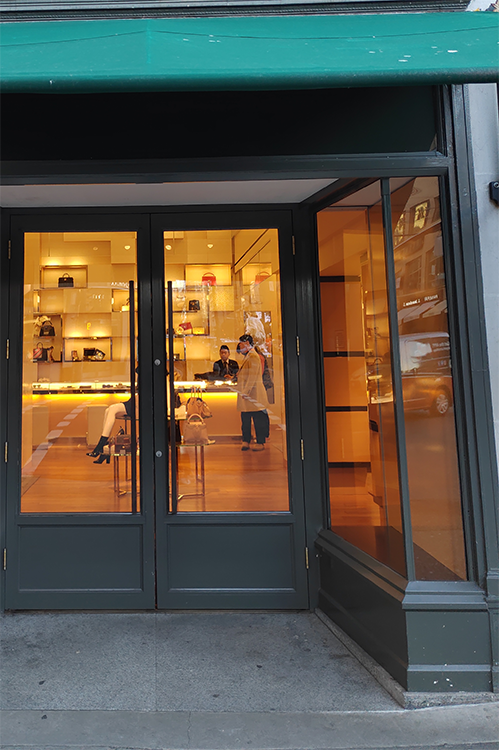
%> input picture input_images/sample (1).png, 499 x 750 px; its folder holds only this picture in this run
$ octave main.m   (GNU Octave 9; MATLAB toolbox functions it lacks are replaced by stand-ins)
%> lines starting %> are read from the running program, lines starting %| are printed output that depends on the picture
### my_fast_detector.m
function result = my_fast_detector(img, t)
    img_len = size(img, 2);
    img_height = size(img, 1);
    up_threshold = img + t;
    down_threshold = img - t;
    img_corner_map = false(img_height, img_len);
    out_frame_value = 0;

    img_shift_1 = circshift(img, [3 0]);
    img_shift_1([1:3], : ) = out_frame_value;

    img_shift_9 = circshift(img, [-3 0]);
    img_shift_9([end - 2 : end], : ) = out_frame_value;

    img_shift_5 = circshift(img, [0 -3]);
    img_shift_5( : ,[end - 2 : end]) = out_frame_value;

    img_shift_13 = circshift(img, [0 3]);
    img_shift_13( : ,[1 : 3]) = out_frame_value;

    high_speed_test_result = ( (up_threshold < img_shift_1) | (down_threshold > img_shift_1) ) + ...
        ( (up_threshold < img_shift_9) | (down_threshold > img_shift_9) ) + ...
        ( (up_threshold < img_shift_5) | (down_threshold > img_shift_5) ) + ...
        ( (up_threshold < img_shift_13) | (down_threshold > img_shift_13) );
    %Generate a matrix mask
    high_speed_test_result = high_speed_test_result >= 3;

    %Remove the non-candidate pixels
    candidate_corner = img .* high_speed_test_result;

    [row, col, v] = find(candidate_corner);

    %Do further comparison for each candidate corner
    for i = 1:length(row)
        compared_result = false(1, 16);
        compared_pixel_index = [-3 0;-3 1;-2 2;-1 3; ...
        0 3;1 3;2 2;3 1; ...
        3 0;3 -1;2 -2;1 -3; ...
        0 -3;1 -3;2 -2;3 -1];
        %Check the at least 12 sequential darker/brighter pixels
        for j = 1:16
            compared_x = row(i) + compared_pixel_index(j);
            compared_y = col(i) + compared_pixel_index(j+16);
            %If the compared pixel out of the frame, using 0
            if compared_x < 1 || compared_x > img_height || ...
                    compared_y < 1 || compared_y > img_len
                compared_pixel = out_frame_value;
            else
                compared_pixel = img(compared_x, compared_y);
            end
            compared_result(j) = v(i) + t < compared_pixel || v(i) - t > compared_pixel;
        end
        %The final corner should at least have 12 darker/brighter pixels
        if nnz(compared_result) >= 12
            for j = 1:4
                zero_index = find(compared_result == 0);
                %The largest distance for any two 0 should less than 4, if
                %there are 12 sequential 1
                if max(zero_index) - min(zero_index) < 4
                    img_corner_map(row(i), col(i)) = 1;
                    break;
                end
                %Circle shift it to try all possibiliteis, and we only need
                %to shift at most 4 times, because the largest distance
                %should be 3
                compared_result = circshift(compared_result, 1);
            end
        end
    end

    result = img_corner_map;
end

### harris_detector.m
function result = harris_detector(img, threshold)
    sob = [-1 0 1; -2 0 2; -1 0 1];
    gaus = fspecial('gaussian', 5, 1);
    dog = conv2(gaus, sob);
    ix = imfilter(img, dog);
    iy = imfilter(img, dog');
    ix2g = imfilter(ix .* ix, gaus);
    iy2g = imfilter(iy .* iy, gaus);
    ixiyg = imfilter(ix .* iy, gaus);

    harcor = ix2g .* iy2g - ixiyg .* ixiyg - 0.05 * (ix2g + iy2g).^2;
    harris_corner = harcor > threshold;
    result = harris_corner;
end

### main.m
imageDir = fullfile("input_images");
imageData = imageDatastore(imageDir);
numImages = numel(imageData.Files);
imageSize = zeros(numImages,2);
images = {};
for i = 1:numImages
   images{end + 1} = im2gray(im2double(readimage(imageData,i)));
   imageSize(i,:) = size(images{i});
end

my_fast_feature = {};
for i = 1:numImages
    my_fast_feature{end + 1} = my_fast_detector(images{i}, 0.3);
end
%> this loop made 1 pass
%> (img_len in my_fast_detector, img_height in my_fast_detector) on pass 1: (499, 750)
%> pass 1, in my_fast_detector, `up_threshold = img + t;`:
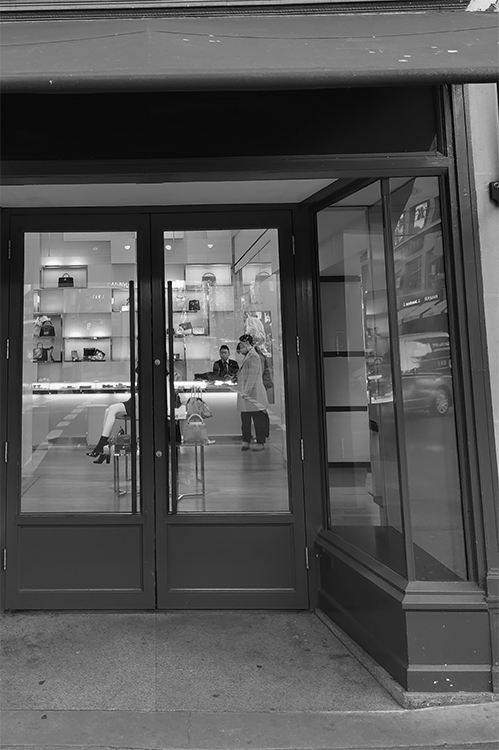
%> up_threshold: size 750x499 double; min 0.3, max 1.3, mean 0.637; drawn with min black and max white
%> pass 1, in my_fast_detector, `img_shift_1 = circshift(img, [3 0]);`:
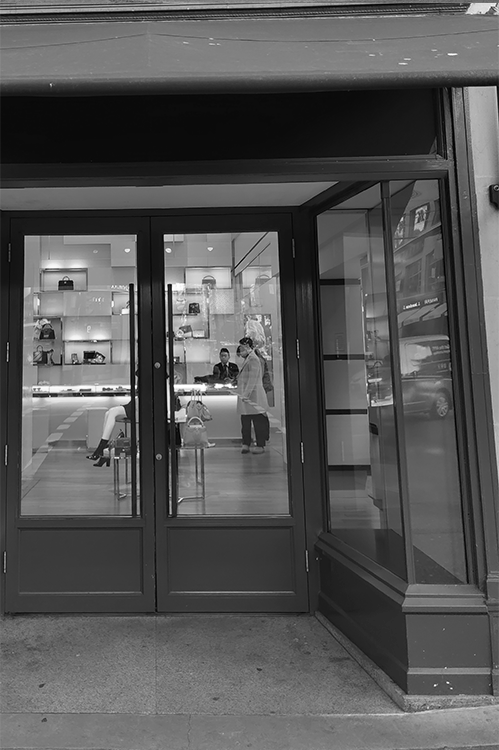
%> img_shift_1: size 750x499 double; min 0, max 1, mean 0.337
%> after the loop, my_fast_feature = 1 item

fastR_feature = {};
for i = 1:numImages
    %Using AND operation to drop the weak corner in FAST
    fastR_feature{end + 1} = harris_detector(images{i}, 0.001) & my_fast_feature{i};
end
%> this loop made 1 pass
%> pass 1, in harris_detector, `ix = imfilter(img, dog);`:
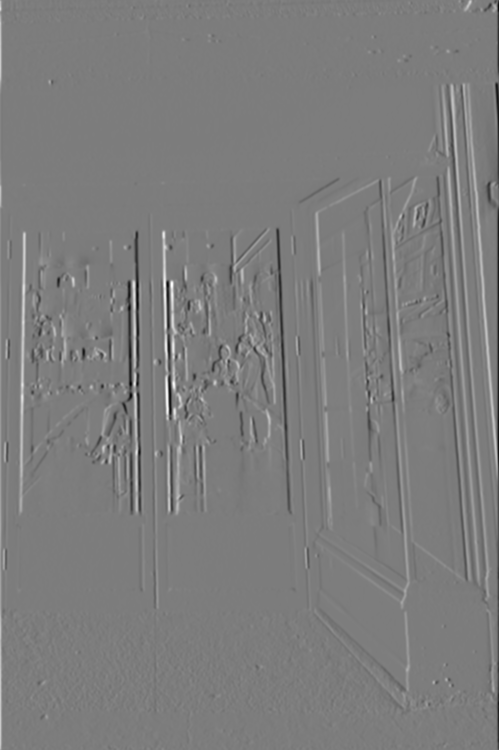
%> ix: size 750x499 double; min -2.14, max 2.22, mean 0.00184; drawn with min black and max white
%> pass 1, in harris_detector, `iy = imfilter(img, dog');`:
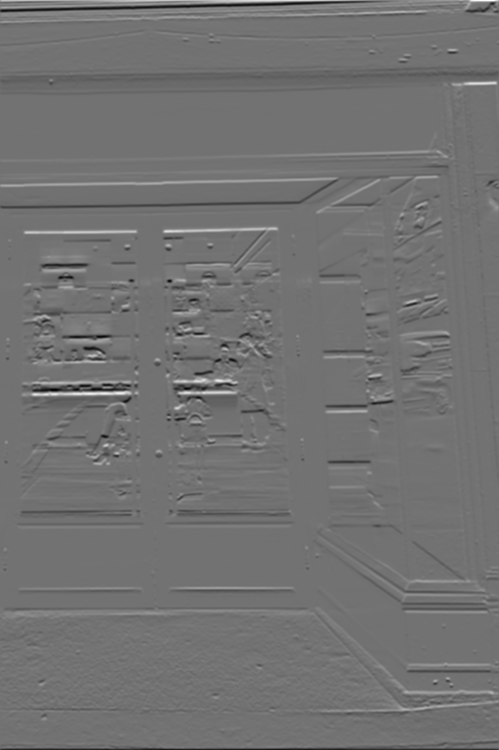
%> iy: size 750x499 double; min -1.85, max 2.27, mean 0.000171; drawn with min black and max white
%> pass 1, in harris_detector, `ix2g = imfilter(ix .* ix, gaus);`:
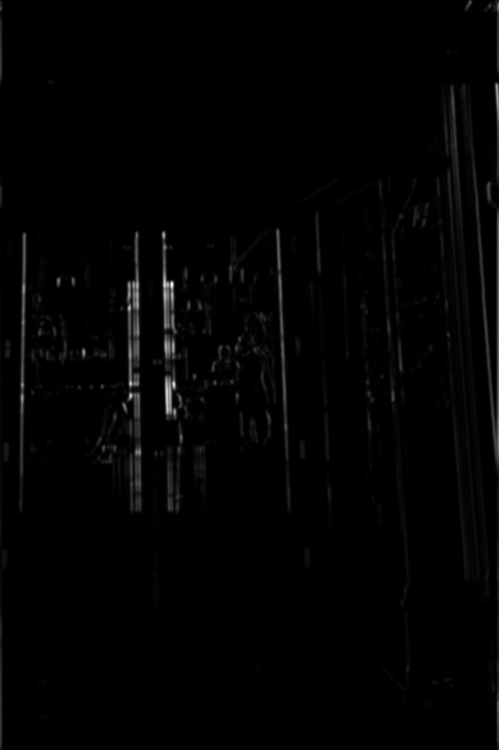
%> ix2g: size 750x499 double; min 9e-37, max 3.28, mean 0.0389; drawn with min black and max white
%> pass 1, in harris_detector, `iy2g = imfilter(iy .* iy, gaus);`:
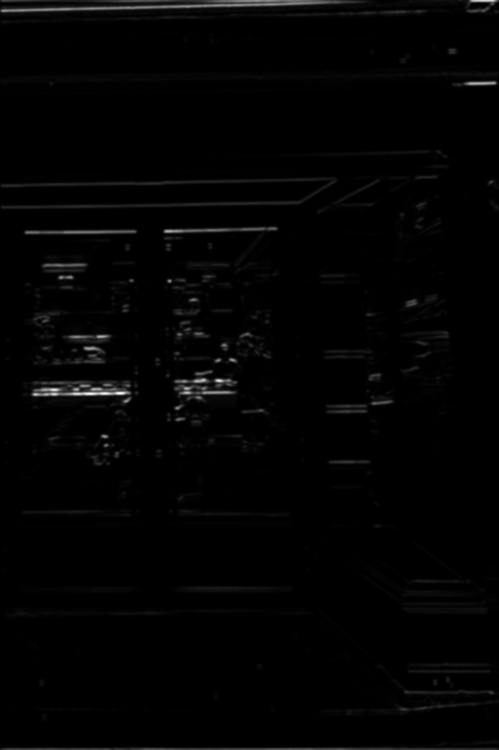
%> iy2g: size 750x499 double; min 3.92e-35, max 2.72, mean 0.036; drawn with min black and max white
%> after the loop, fastR_feature = 1 item

%First calculate the feature for the frist image:
[feature, pts] = extractFeatures(images{1}, map_to_loc(fastR_feature{1}));
% [55 lines not run here, left out]
function result = map_to_loc(img)
    [row, col] = find(img);
%> row = 145 values from 10 to 681; col = 145 values from 1 to 496
    result = [col row];
%> result = 145 rows, first 12: [1 10; 2 10; 3 10; 5 569; 7 444; 7 461; 7 462; 8 341; 8 342; 8 357; 8 358; 34 392]
%> the run ends on the next line
end

$ run again, on input_images/sample (3).png
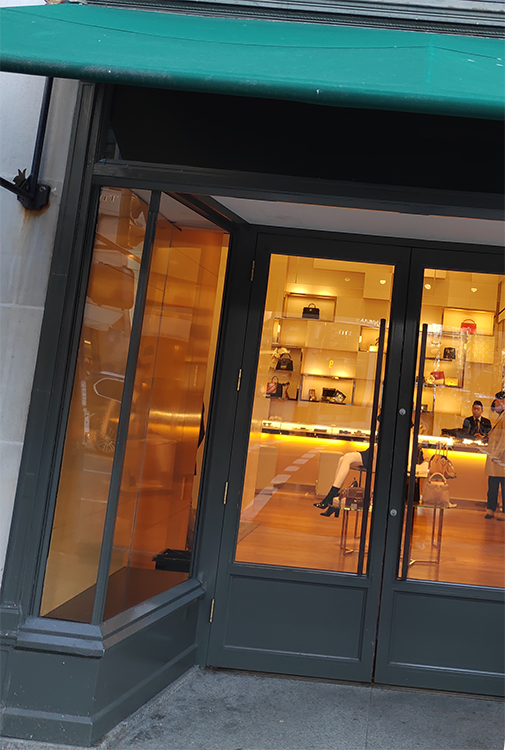
%> input picture input_images/sample (3).png, 505 x 750 px
%> the loop `for i = 1:numImages` made 1 pass
%> pass 1, in my_fast_detector, `img_shift_1 = circshift(img, [3 0]);`:
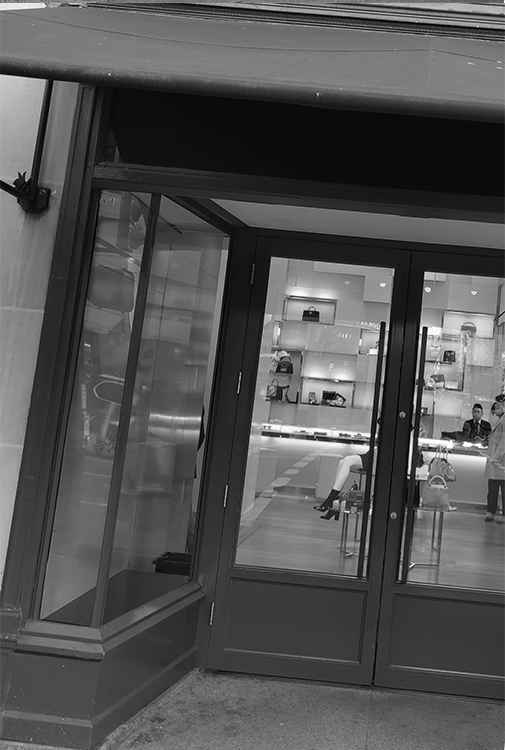
%> img_shift_1: size 750x505 double; min 0, max 1, mean 0.326
%> after the loop `for i = 1:numImages`: my_fast_feature = 1 item
%> the loop `for i = 1:numImages` made 1 pass
%> pass 1, in harris_detector, `iy2g = imfilter(iy .* iy, gaus);`:
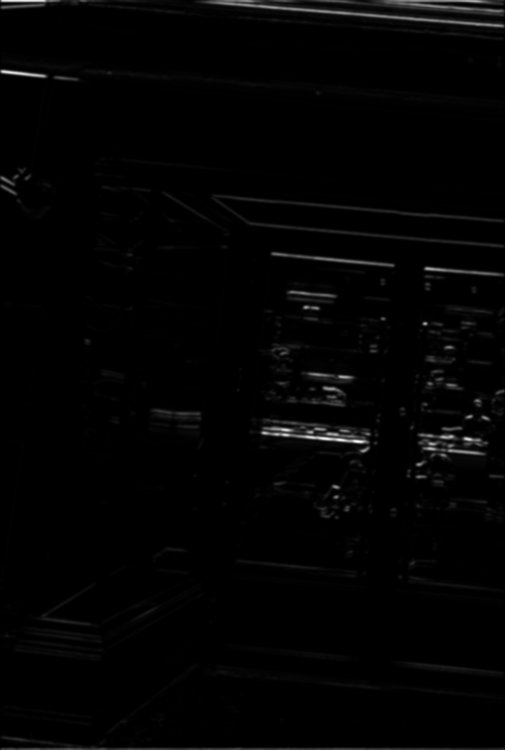
%> iy2g: size 750x505 double; min 2e-35, max 2.72, mean 0.0369; drawn with min black and max white
%> row = 132 values from 1 to 750; col = 132 values from 1 to 505
%> result = 132 rows, first 12: [1 187; 1 586; 1 587; 2 72; 13 183; 15 183; 19 170; 19 171; 20 171; 20 172; 22 171; 26 178]
